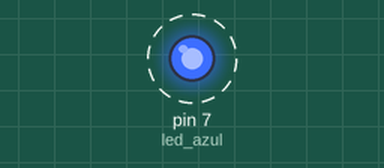
Recording of a sketch running on a simulated Arduino Uno, built with avr-gcc and run on an emulated ATmega328P. Parts: output pins drawn as LEDs (lit = HIGH). Dashed ring = blinking.

Above: at 0.07 s.
Timing chart, 0 to 3.0 s (numbered marks = the images above):
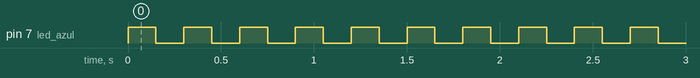

Measured:
- by itself, pin 7 (led_azul): alternates HIGH for 0.15 s and LOW for 0.15 s

The sketch:

led_lele.ino
```cpp
// C++ code
//
void setup ()
{

pinMode (7, OUTPUT); // led azul
}

void loop()
{
  digitalWrite(7, HIGH); // ligar led azul
  delay(150);

  digitalWrite(7, LOW); // desligar led azul
  delay(150);
}
```
